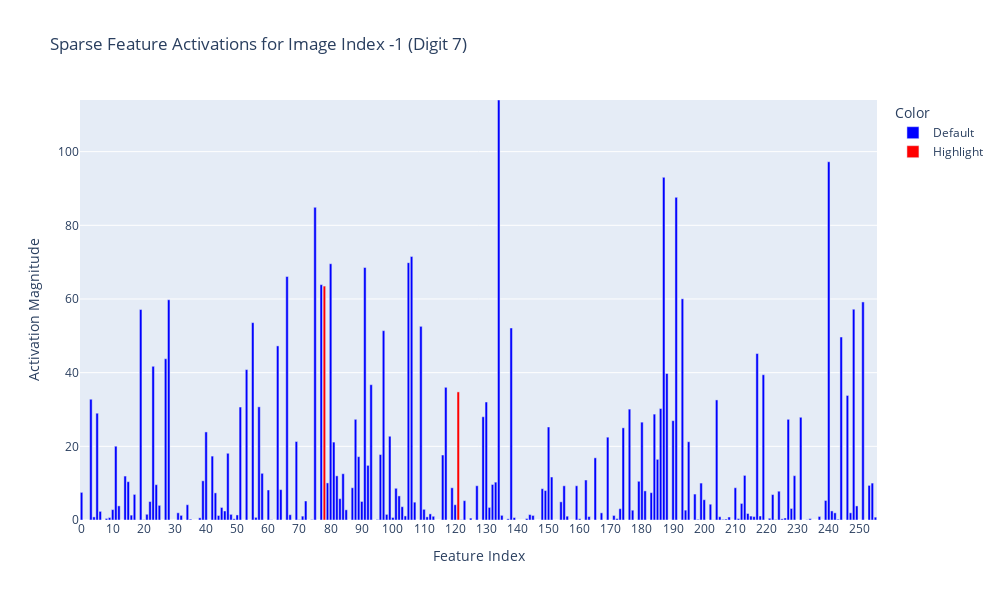

Notebook source saved alongside this figure:
### Code cell
avg_missclassified_as_0 = avg_missclassified_as_0 / num_wrong_0
plot_sparse_features(avg_missclassified_as_0, -1, 7, HIDDEN_SIZE)

### Figure 1 — Plotly figure (JSON) as saved in the notebook; plotly's stock layout.template omitted (floating-point values rounded to 4 significant figures; data arrays with more than 128 entries replaced by an {"elided": "..."} marker saying what was removed)
{"data": [{"alignmentgroup": "True", "hovertemplate": "Color=Default<br>Feature Index=%{x}<br>Activation=%{y:.4f}<extra></extra>", "legendgroup": "Default", "marker": {"color": "blue", "pattern": {"shape": ""}}, "name": "Default", "offsetgroup": "Default", "orientation": "v", "showlegend": true, "textposition": "auto", "type": "bar", "x": {"elided": "254 int values"}, "xaxis": "x", "y": {"elided": "254 float values"}, "yaxis": "y"}, {"alignmentgroup": "True", "hovertemplate": "Color=Highlight<br>Feature Index=%{x}<br>Activation=%{y:.4f}<extra></extra>", "legendgroup": "Highlight", "marker": {"color": "red", "pattern": {"shape": ""}}, "name": "Highlight", "offsetgroup": "Highlight", "orientation": "v", "showlegend": true, "textposition": "auto", "type": "bar", "x": [78, 121], "xaxis": "x", "y": [63.5, 34.78], "yaxis": "y"}], "layout": {"barmode": "relative", "height": 600, "legend": {"title": {"text": "Color"}, "tracegroupgap": 0}, "showlegend": true, "title": {"text": "Sparse Feature Activations for Image Index -1 (Digit 7)"}, "width": 1000, "xaxis": {"anchor": "y", "autorange": true, "domain": [0, 1], "dtick": 10, "range": [-0.5, 255.5], "tickmode": "linear", "title": {"text": "Feature Index"}, "type": "linear"}, "yaxis": {"anchor": "x", "domain": [0, 1], "range": [0, 114.0], "title": {"text": "Activation Magnitude"}, "type": "linear"}}}
